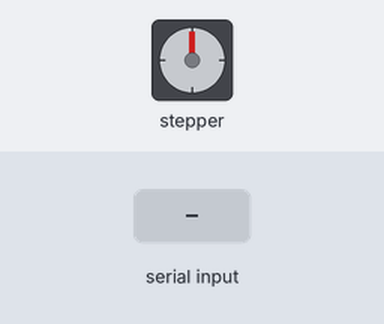
The sketch below on a simulated ESP32. On the bench: stepper motor. Wiring (inferred from the names in the program): stepper motor (2048 steps per turn assumed): coils GPIO 14, GPIO 12, GPIO 13, GPIO 15. The test bench sets the inputs (shaded band). What the sketch prints to the serial monitor is not drawn.

Above: at 1.6 s.
1.7 s: "1" received over Serial
At 4.55 s:
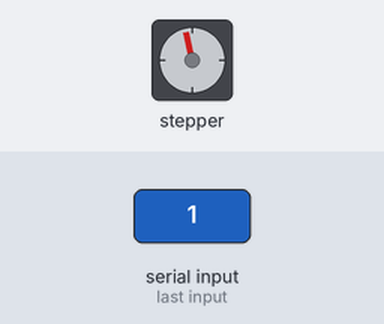
4.7 s: "0" received over Serial
6.2 s: "1" received over Serial
At 9.2 s:
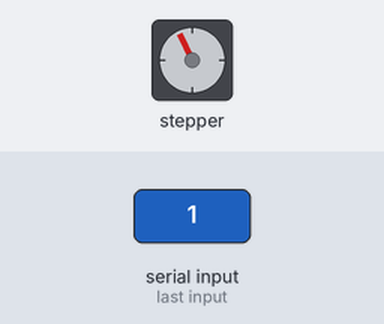
At 12.85 s:
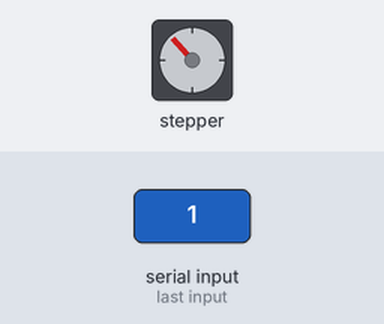
Timing chart, 0 to 18.7 s (numbered marks = the images above; inputs shaded):
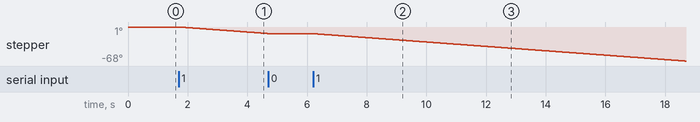

Measured:
- after the input at 1.7 s, stepper: keeps turning counter-clockwise at about 5°/s, starting after 0.24 s
- after the input at 4.7 s, stepper: stops changing and stays -13°
- after the input at 6.2 s, stepper: keeps turning counter-clockwise at about 4°/s, starting after 0.16 s

The sketch:

Arduino_ESP32_Stepping_Motor.ino
```cpp
/***********************************************************************
 * Project      :     Arduino_NANO_Stepping_Motor
 * Description  :     ทดสอบ stepping motor โดยการป้อนค่า 1, 2 หรือ 0 ทาง serial port
 * Author       :     Tenergy Innovation Co., Ltd.
 * Date         :     14 Nov 2018
 * Revision     :     1.1
 * Rev1.0       :     Original
 * Rev1.1       :     Re-program by revise get value process  from uer
 * website      :     http://www.tenergyinnovation.co.th
 * Facebook     :     https://www.facebook.com/tenergy.innovation
 * Email        :     uten.boonliam@innovation.co.th
 * TEL          :     089-140-7205
 ***********************************************************************/

/**************************************/
/*        GPIO  define               */
/**************************************/
#define motorPin1  14// Blue   - 28BYJ48 pin 1
#define motorPin2  12// Pink   - 28BYJ48 pin 2
#define motorPin3  13// Yellow - 28BYJ48 pin 3
#define motorPin4  15// Orange - 28BYJ48 pin 4
#define motorSpeed  20     //constant to set stepper speed


/***********************************************************************
 * FUNCTION:    setup
 * DESCRIPTION: setup process
 * PARAMETERS:  nothing
 * RETURNED:    nothing
 ***********************************************************************/
void setup() {

  //declare the motor pins as outputs

  pinMode(motorPin1, OUTPUT);
  pinMode(motorPin2, OUTPUT);
  pinMode(motorPin3, OUTPUT);
  pinMode(motorPin4, OUTPUT);

  Serial.begin(9600);
  Serial.println("************************************************");
  Serial.println("Project      :  Arduino_ESP32_Stepping_Motor");
  Serial.println("Author       :  Tenergy Innovation Co., Ltd.");
  Serial.println("Date         :  14 Nov 2018");
  Serial.println("website      :  http://www.tenergyinnovation.co.th");
  Serial.println("Email        :  uten.boonliam@innovation.co.th");
  Serial.println("TEL          :  089-140-7205");
  Serial.println("************************************************\r\n");

  Serial.println("### Insert value from keyboard ###");
  Serial.println("'0' => Motor stop rotate");
  Serial.println("'1' => Motor clockwise");
  Serial.println("'2' => Motor counterclockwise");
  Serial.print("Enter :");


}


 /***********************************************************************
 * FUNCTION:    loop
 * DESCRIPTION: loop process
 * PARAMETERS:  nothing
 * RETURNED:    nothing
 ***********************************************************************/
void loop(){

    static int _val_int = 0; // ตัวแปลกำหนดการหมุนของมอเตอร์
                             // _val_int = 0 <หยุดมอเตอร์>
                             // _val_int = 1 <หมุนตามเข็มนาฬิกา>
                             // _val_int = 2 <หมุนทวนเข็มนาฬิกา>

    /* get value from user */
    if(Serial.available()){

      char _val_char = Serial.read();

      if(_val_char == '0'){
        Serial.println(_val_char);
        Serial.println("Info: Motor stop");
        _val_int = 0;
        Serial.print("Enter :");
      }
      else if (_val_char == '1'){
        Serial.println(_val_char);
        Serial.println("Info: Motor clockwise");
        _val_int = 1;
        Serial.print("Enter :");
      }
      else if(_val_char == '2'){
        Serial.println(_val_char);
        Serial.println("Info: Motor counterclockwise");
        _val_int = 2;
        Serial.print("Enter :");
      }
    }


    /* control stepping motor*/
    if (_val_int == 1){
        clockwise();
    }
    else if (_val_int == 2){
        counterclockwise();
    }
    else if (_val_int == 0){
        digitalWrite(motorPin1, LOW);
        digitalWrite(motorPin2, LOW);
        digitalWrite(motorPin3, LOW);
        digitalWrite(motorPin4, LOW);
    }
}


 /***********************************************************************
 * FUNCTION:    counterclockwise
 * DESCRIPTION: counterclockwise
 * PARAMETERS:  nothing
 * RETURNED:    nothing
 ***********************************************************************/
void counterclockwise (){

  // 1
  digitalWrite(motorPin1, HIGH);
  digitalWrite(motorPin2, LOW);
  digitalWrite(motorPin3, LOW);
  digitalWrite(motorPin4, LOW);
  delay(motorSpeed);

  // 2
  digitalWrite(motorPin1, HIGH);
  digitalWrite(motorPin2, HIGH);
  digitalWrite(motorPin3, LOW);
  digitalWrite(motorPin4, LOW);
  delay (motorSpeed);

  // 3
  digitalWrite(motorPin1, LOW);
  digitalWrite(motorPin2, HIGH);
  digitalWrite(motorPin3, LOW);
  digitalWrite(motorPin4, LOW);
  delay(motorSpeed);

  // 4
  digitalWrite(motorPin1, LOW);
  digitalWrite(motorPin2, HIGH);
  digitalWrite(motorPin3, HIGH);
  digitalWrite(motorPin4, LOW);
  delay(motorSpeed);

  // 5
  digitalWrite(motorPin1, LOW);
  digitalWrite(motorPin2, LOW);
  digitalWrite(motorPin3, HIGH);
  digitalWrite(motorPin4, LOW);
  delay(motorSpeed);

  // 6
  digitalWrite(motorPin1, LOW);
  digitalWrite(motorPin2, LOW);
  digitalWrite(motorPin3, HIGH);
  digitalWrite(motorPin4, HIGH);
  delay (motorSpeed);

  // 7
  digitalWrite(motorPin1, LOW);
  digitalWrite(motorPin2, LOW);
  digitalWrite(motorPin3, LOW);
  digitalWrite(motorPin4, HIGH);
  delay(motorSpeed);

  // 8
  digitalWrite(motorPin1, HIGH);
  digitalWrite(motorPin2, LOW);
  digitalWrite(motorPin3, LOW);
  digitalWrite(motorPin4, HIGH);
  delay(motorSpeed);

}


 /***********************************************************************
 * FUNCTION:    clockwise
 * DESCRIPTION: clockwise
 * PARAMETERS:  nothing
 * RETURNED:    nothing
 ***********************************************************************/
void clockwise(){

  // 1
  digitalWrite(motorPin4, HIGH);
  digitalWrite(motorPin3, LOW);
  digitalWrite(motorPin2, LOW);
  digitalWrite(motorPin1, LOW);
  delay(motorSpeed);

  // 2
  digitalWrite(motorPin4, HIGH);
  digitalWrite(motorPin3, HIGH);
  digitalWrite(motorPin2, LOW);
  digitalWrite(motorPin1, LOW);
  delay (motorSpeed);

  // 3
  digitalWrite(motorPin4, LOW);
  digitalWrite(motorPin3, HIGH);
  digitalWrite(motorPin2, LOW);
  digitalWrite(motorPin1, LOW);
  delay(motorSpeed);

  // 4
  digitalWrite(motorPin4, LOW);
  digitalWrite(motorPin3, HIGH);
  digitalWrite(motorPin2, HIGH);
  digitalWrite(motorPin1, LOW);
  delay(motorSpeed);

  // 5
  digitalWrite(motorPin4, LOW);
  digitalWrite(motorPin3, LOW);
  digitalWrite(motorPin2, HIGH);
  digitalWrite(motorPin1, LOW);
  delay(motorSpeed);

  // 6
  digitalWrite(motorPin4, LOW);
  digitalWrite(motorPin3, LOW);
  digitalWrite(motorPin2, HIGH);
  digitalWrite(motorPin1, HIGH);
  delay (motorSpeed);

  // 7
  digitalWrite(motorPin4, LOW);
  digitalWrite(motorPin3, LOW);
  digitalWrite(motorPin2, LOW);
  digitalWrite(motorPin1, HIGH);
  delay(motorSpeed);

  // 8
  digitalWrite(motorPin4, HIGH);
  digitalWrite(motorPin3, LOW);
  digitalWrite(motorPin2, LOW);
  digitalWrite(motorPin1, HIGH);
  delay(motorSpeed);
}
```
